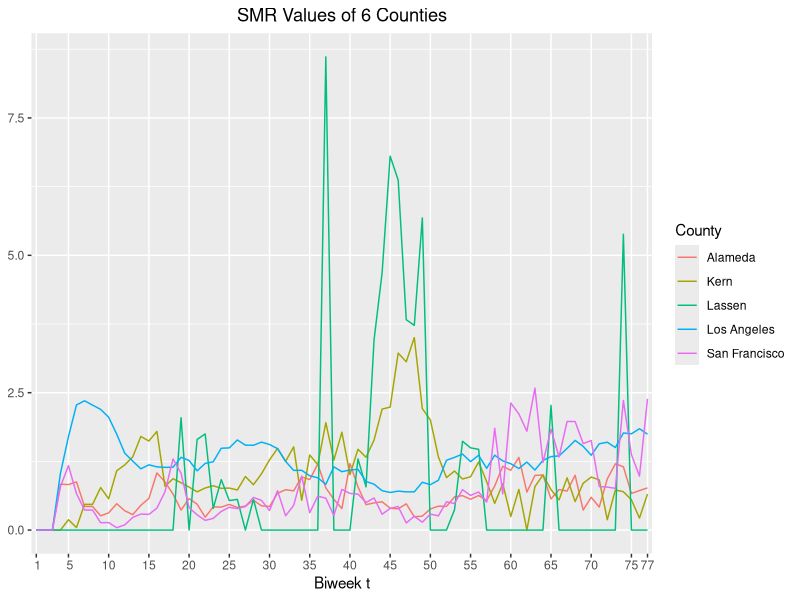

R code for this plot:
## ---- chunk 1
knitr::opts_chunk$set(echo = TRUE,warning = FALSE, message = FALSE,fig.path = ('./assets/img/2023-10-14-Hidden_Markov_Models_with_STAN'))
## ---- chunk 2
library(ggplot2)
library(tidyr)
library(dplyr)
#E is calculated at every biweek and is the expected number of deaths if
#mortality was uniformly distributed across the population in the state of California
SMR=read.csv(file='SMR.csv',header = TRUE)[,-1]
#First 6 rows
head(SMR)

#Subset the data using dplyr
SMRSubset=SMR %>% filter(County %in% 
c("Alameda","Lassen","Kern","Los Angeles",
"Lassen","San Francisco"))

#Visualize 6 counties of interest.
ggplot(data=SMRSubset,aes(x=Time,y=SMR,color=County))+
geom_line()+  
  theme(legend.position = "right")+
  theme(axis.title.y =element_blank())+
  scale_x_discrete(limits=c(1,5,10,15,20,25,30,35,40,45,50,55,60,65,70,75,77))+
  xlab("Biweek t")+
  ggtitle("SMR Values of 6 Counties")+
  theme(plot.title = element_text(hjust = 0.5))


